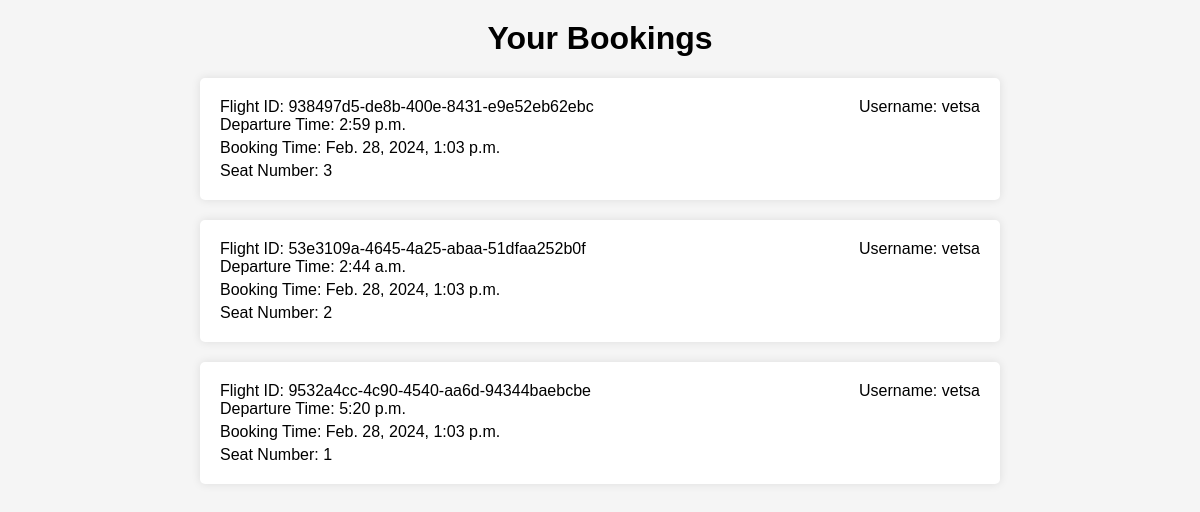
Page /my-bookings/ (signed in) on the committed database.
### bookings/models.py (models this page shows, shortened)
class Booking(models.Model):
    booking_id = models.UUIDField(primary_key=True, default=uuid.uuid4, editable=False)
    user = models.ForeignKey(User, on_delete=models.CASCADE)
    flight = models.ForeignKey(Flight, on_delete=models.CASCADE)
    booking_time = models.DateTimeField(default=datetime.now)
    seat_number = models.PositiveSmallIntegerField(default=1, choices=[(i, i) for i in range(1, 61)])

class Flight(models.Model):
    flight_number = models.UUIDField(primary_key=True, default=uuid.uuid4, editable=False)
    departure_date=models.DateField()
    departure_time=models.TimeField()
    seat_count=models.PositiveIntegerField(default=60)
    booked_seats=models.PositiveIntegerField(default=0)
    seats_left = models.IntegerField(default=60)

class User(AbstractUser):
    USER = 'user'
    ADMIN = 'admin'
    USER_CHOICES = [
        (USER, 'User'),
        (ADMIN, 'Admin'),
    ]
    user_type = models.CharField(max_length=20, choices=USER_CHOICES, default=USER)

### bookings/views.py (the view)
# urls.py: path('my-bookings/',views.user_bookings,name='my_bookings'),
@login_required(login_url='login')
def user_bookings(request):
    user = request.user
    bookings = Booking.objects.filter(user=user)
    return render(request, 'user_bookings.html', {'bookings': bookings})

### bookings/templates/user_bookings.html (shortened to what this page needs)
{% load static %}
<!DOCTYPE html>
<html lang="en">
<head>
    <link rel="stylesheet" href="{% static 'user_bookings.css'%}">
</head>
<body>
    <div class="container">
        <h1>Your Bookings</h1>
        {% for booking in bookings %}
        <div class="booking">
            <div class="top-left">Flight ID: {{ booking.flight.flight_number }}</div>
            <div class="top-right">Username: {{ booking.user.username }}</div>
            <div class="booking-details">
                <p>Departure Time: {{ booking.flight.departure_time }}</p>
                <p>Booking Time: {{ booking.booking_time }}</p>
                <p>Seat Number: {{ booking.seat_number }}</p>
            </div>
        </div>
        {% endfor %}
    </div>
</body>
</html>

### static/user_bookings.css (style rules this page uses)
body { font-family: Arial, sans-serif; margin: 0; padding: 0; background-color: #f5f5f5; }
.container { max-width: 800px; margin: 20px auto; padding: 0 20px; }
h1 { text-align: center; margin-top: 20px; }
.booking { background-color: #fff; border-radius: 5px; box-shadow: 0 0 10px rgba(0, 0, 0, 0.1); margin-bottom: 20px; padding: 20px; }
.top-left { float: left; }
.top-right { float: right; }
.booking-details { clear: both; }
.booking-details p { margin: 5px 0; }
.booking-details p:first-child { margin-top: 10px; }
.booking-details p:last-child { margin-bottom: 0; }

### rows in the picture
Booking: flight.flight_number "938497d5-de8b-400e-8431-e9e52eb62ebc", user.username "vetsa", flight.departure_time "2:59 p.m.", booking_time "Feb. 28, 2024, 1:03 p.m.", seat_number "3"
Booking: flight.flight_number "53e3109a-4645-4a25-abaa-51dfaa252b0f", user.username "vetsa", flight.departure_time "2:44 a.m.", booking_time "Feb. 28, 2024, 1:03 p.m.", seat_number "2"
Booking: flight.flight_number "9532a4cc-4c90-4540-aa6d-94344baebcbe", user.username "vetsa", flight.departure_time "5:20 p.m.", booking_time "Feb. 28, 2024, 1:03 p.m.", seat_number "1"
